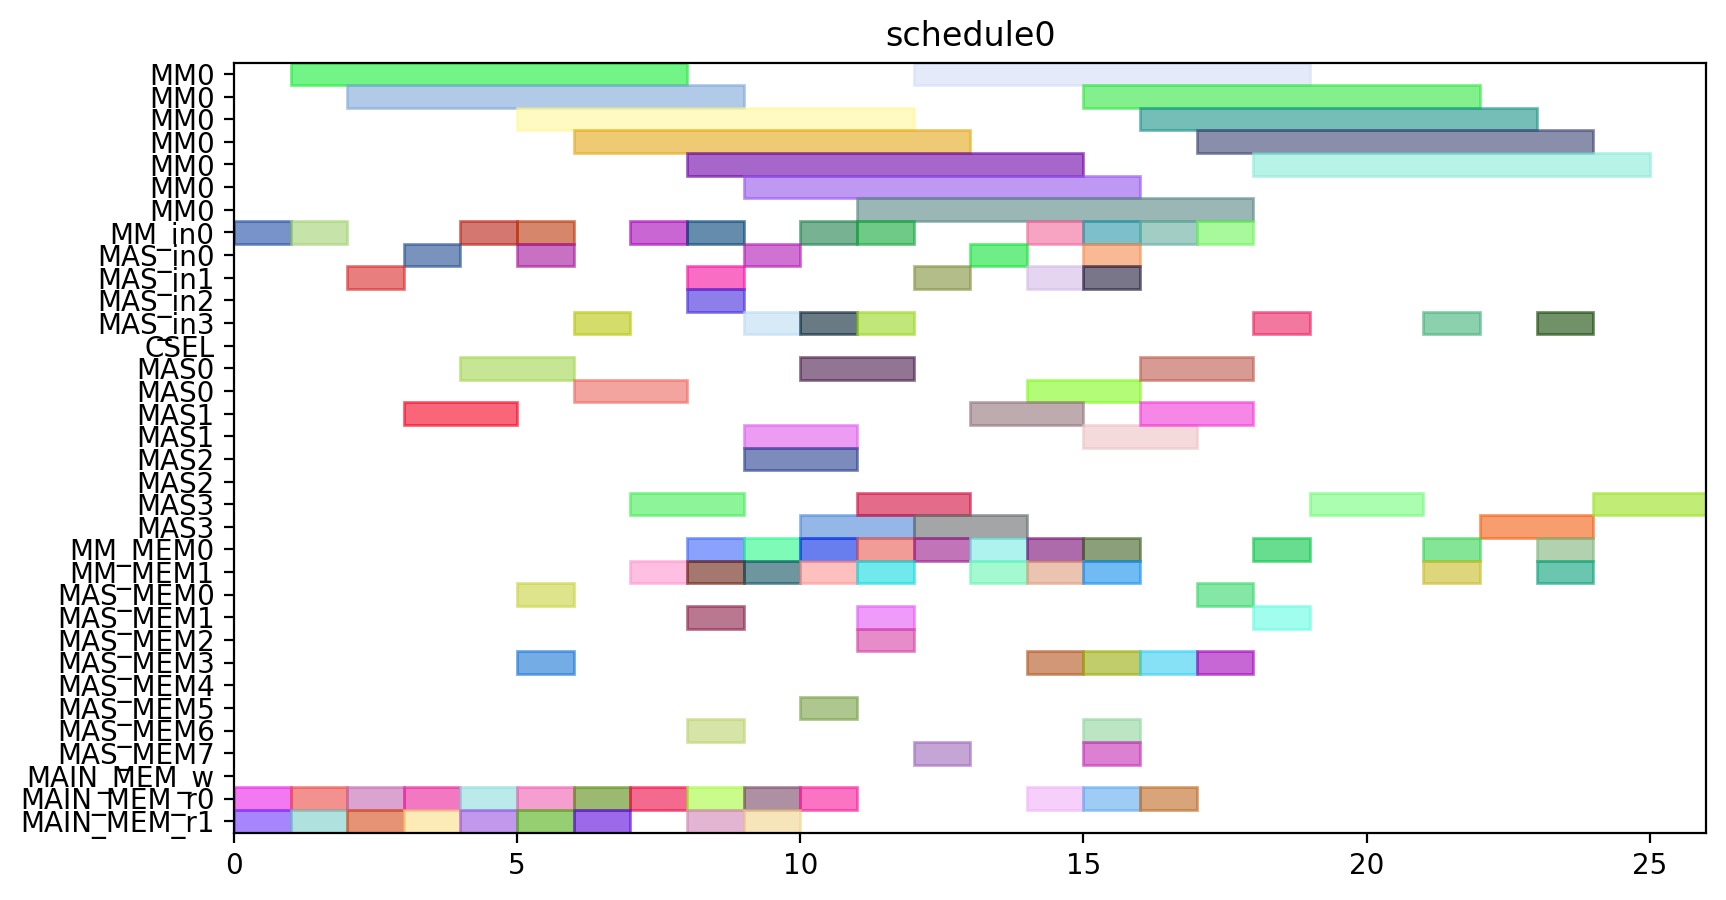

This figure's Python source:
from pyschedule import Scenario, solvers, plotters, alt


def solve():
	horizon = 120
	S = Scenario("schedule0", horizon=horizon)

	# resource
	MM = S.Resources('MM', num=1, size=7)
	MM_in = S.Resources('MM_in', num=1)
	MAS_in = S.Resources('MAS_in', num=4)
	CSEL = S.Resource('CSEL')
	MAS = S.Resources('MAS', num=4, size=2, periods=range(1, horizon))
	MM_MEM = S.Resources('MM_MEM', num=2)
	MAS_MEM = S.Resources('MAS_MEM', num=8)
	MAIN_MEM_w = S.Resource('MAIN_MEM_w', size=1)
	MAIN_MEM_r = S.Resources('MAIN_MEM_r', num=2)

	# result of previous scheduling

	# new tasks
	t0 = S.Task('t0', length=7, delay_cost=1)
	t0 += alt(MM)
	t0_in = S.Task('t0_in', length=1, delay_cost=1)
	t0_in += alt(MM_in)
	S += t0_in*MM_in[0]<=t0*MM[0]
	t0_mem0 = S.Task('t0_mem0', length=1, delay_cost=1)
	t0_mem0 += MAIN_MEM_r[0]
	S += t0_mem0 <= t0

	t0_mem1 = S.Task('t0_mem1', length=1, delay_cost=1)
	t0_mem1 += MAIN_MEM_r[1]
	S += t0_mem1 <= t0

	t1 = S.Task('t1', length=7, delay_cost=1)
	t1 += alt(MM)
	t1_in = S.Task('t1_in', length=1, delay_cost=1)
	t1_in += alt(MM_in)
	S += t1_in*MM_in[0]<=t1*MM[0]
	t1_mem0 = S.Task('t1_mem0', length=1, delay_cost=1)
	t1_mem0 += MAIN_MEM_r[0]
	S += t1_mem0 <= t1

	t1_mem1 = S.Task('t1_mem1', length=1, delay_cost=1)
	t1_mem1 += MAIN_MEM_r[1]
	S += t1_mem1 <= t1

	t2 = S.Task('t2', length=7, delay_cost=1)
	t2 += alt(MM)
	t2_in = S.Task('t2_in', length=1, delay_cost=1)
	t2_in += alt(MM_in)
	S += t2_in*MM_in[0]<=t2*MM[0]
	t2_mem0 = S.Task('t2_mem0', length=1, delay_cost=1)
	t2_mem0 += MAIN_MEM_r[0]
	S += t2_mem0 <= t2

	t2_mem1 = S.Task('t2_mem1', length=1, delay_cost=1)
	t2_mem1 += MAIN_MEM_r[1]
	S += t2_mem1 <= t2

	t3 = S.Task('t3', length=2, delay_cost=1)
	t3 += alt(MAS)
	t3_in = S.Task('t3_in', length=1, delay_cost=1)
	t3_in += alt(MAS_in)
	S += t3_in*MAS_in[0]<=t3*MAS[0]

	S += t3_in*MAS_in[1]<=t3*MAS[1]

	S += t3_in*MAS_in[2]<=t3*MAS[2]

	S += t3_in*MAS_in[3]<=t3*MAS[3]

	t3_mem0 = S.Task('t3_mem0', length=1, delay_cost=1)
	t3_mem0 += MAIN_MEM_r[0]
	S += t3_mem0 <= t3

	t3_mem1 = S.Task('t3_mem1', length=1, delay_cost=1)
	t3_mem1 += MAIN_MEM_r[1]
	S += t3_mem1 <= t3

	t4 = S.Task('t4', length=2, delay_cost=1)
	t4 += alt(MAS)
	t4_in = S.Task('t4_in', length=1, delay_cost=1)
	t4_in += alt(MAS_in)
	S += t4_in*MAS_in[0]<=t4*MAS[0]

	S += t4_in*MAS_in[1]<=t4*MAS[1]

	S += t4_in*MAS_in[2]<=t4*MAS[2]

	S += t4_in*MAS_in[3]<=t4*MAS[3]

	t4_mem0 = S.Task('t4_mem0', length=1, delay_cost=1)
	t4_mem0 += MAIN_MEM_r[0]
	S += t4_mem0 <= t4

	t4_mem1 = S.Task('t4_mem1', length=1, delay_cost=1)
	t4_mem1 += MAIN_MEM_r[1]
	S += t4_mem1 <= t4

	t8 = S.Task('t8', length=2, delay_cost=1)
	t8 += alt(MAS)
	t8_in = S.Task('t8_in', length=1, delay_cost=1)
	t8_in += alt(MAS_in)
	S += t8_in*MAS_in[0]<=t8*MAS[0]

	S += t8_in*MAS_in[1]<=t8*MAS[1]

	S += t8_in*MAS_in[2]<=t8*MAS[2]

	S += t8_in*MAS_in[3]<=t8*MAS[3]

	t8_mem0 = S.Task('t8_mem0', length=1, delay_cost=1)
	t8_mem0 += MAIN_MEM_r[0]
	S += t8_mem0 <= t8

	t8_mem1 = S.Task('t8_mem1', length=1, delay_cost=1)
	t8_mem1 += MAIN_MEM_r[1]
	S += t8_mem1 <= t8

	t9 = S.Task('t9', length=2, delay_cost=1)
	t9 += alt(MAS)
	t9_in = S.Task('t9_in', length=1, delay_cost=1)
	t9_in += alt(MAS_in)
	S += t9_in*MAS_in[0]<=t9*MAS[0]

	S += t9_in*MAS_in[1]<=t9*MAS[1]

	S += t9_in*MAS_in[2]<=t9*MAS[2]

	S += t9_in*MAS_in[3]<=t9*MAS[3]

	t9_mem0 = S.Task('t9_mem0', length=1, delay_cost=1)
	t9_mem0 += MAIN_MEM_r[0]
	S += t9_mem0 <= t9

	t9_mem1 = S.Task('t9_mem1', length=1, delay_cost=1)
	t9_mem1 += MAIN_MEM_r[1]
	S += t9_mem1 <= t9

	t13 = S.Task('t13', length=2, delay_cost=1)
	t13 += alt(MAS)
	t13_in = S.Task('t13_in', length=1, delay_cost=1)
	t13_in += alt(MAS_in)
	S += t13_in*MAS_in[0]<=t13*MAS[0]

	S += t13_in*MAS_in[1]<=t13*MAS[1]

	S += t13_in*MAS_in[2]<=t13*MAS[2]

	S += t13_in*MAS_in[3]<=t13*MAS[3]

	t13_mem0 = S.Task('t13_mem0', length=1, delay_cost=1)
	t13_mem0 += MAIN_MEM_r[0]
	S += t13_mem0 <= t13

	t13_mem1 = S.Task('t13_mem1', length=1, delay_cost=1)
	t13_mem1 += MAIN_MEM_r[1]
	S += t13_mem1 <= t13

	t14 = S.Task('t14', length=2, delay_cost=1)
	t14 += alt(MAS)
	t14_in = S.Task('t14_in', length=1, delay_cost=1)
	t14_in += alt(MAS_in)
	S += t14_in*MAS_in[0]<=t14*MAS[0]

	S += t14_in*MAS_in[1]<=t14*MAS[1]

	S += t14_in*MAS_in[2]<=t14*MAS[2]

	S += t14_in*MAS_in[3]<=t14*MAS[3]

	t14_mem0 = S.Task('t14_mem0', length=1, delay_cost=1)
	t14_mem0 += MAIN_MEM_r[0]
	S += t14_mem0 <= t14

	t14_mem1 = S.Task('t14_mem1', length=1, delay_cost=1)
	t14_mem1 += MAIN_MEM_r[1]
	S += t14_mem1 <= t14

	t5 = S.Task('t5', length=7, delay_cost=1)
	t5 += alt(MM)
	t5_in = S.Task('t5_in', length=1, delay_cost=1)
	t5_in += alt(MM_in)
	S += t5_in*MM_in[0]<=t5*MM[0]
	t5_mem0 = S.Task('t5_mem0', length=1, delay_cost=1)
	t5_mem0 += alt(MAS_MEM)
	S += (t3*MAS[0])-1 < t5_mem0*MAS_MEM[0]
	S += (t3*MAS[1])-1 < t5_mem0*MAS_MEM[2]
	S += (t3*MAS[2])-1 < t5_mem0*MAS_MEM[4]
	S += (t3*MAS[3])-1 < t5_mem0*MAS_MEM[6]
	S += t5_mem0 <= t5

	t5_mem1 = S.Task('t5_mem1', length=1, delay_cost=1)
	t5_mem1 += alt(MAS_MEM)
	S += (t4*MAS[0])-1 < t5_mem1*MAS_MEM[1]
	S += (t4*MAS[1])-1 < t5_mem1*MAS_MEM[3]
	S += (t4*MAS[2])-1 < t5_mem1*MAS_MEM[5]
	S += (t4*MAS[3])-1 < t5_mem1*MAS_MEM[7]
	S += t5_mem1 <= t5

	t6 = S.Task('t6', length=2, delay_cost=1)
	t6 += alt(MAS)
	t6_in = S.Task('t6_in', length=1, delay_cost=1)
	t6_in += alt(MAS_in)
	S += t6_in*MAS_in[0]<=t6*MAS[0]

	S += t6_in*MAS_in[1]<=t6*MAS[1]

	S += t6_in*MAS_in[2]<=t6*MAS[2]

	S += t6_in*MAS_in[3]<=t6*MAS[3]

	t6_mem0 = S.Task('t6_mem0', length=1, delay_cost=1)
	t6_mem0 += alt(MM_MEM)
	S += (t0*MM[0])-1 < t6_mem0*MM_MEM[0]
	S += t6_mem0 <= t6

	t6_mem1 = S.Task('t6_mem1', length=1, delay_cost=1)
	t6_mem1 += alt(MM_MEM)
	S += (t1*MM[0])-1 < t6_mem1*MM_MEM[1]
	S += t6_mem1 <= t6

	t10 = S.Task('t10', length=7, delay_cost=1)
	t10 += alt(MM)
	t10_in = S.Task('t10_in', length=1, delay_cost=1)
	t10_in += alt(MM_in)
	S += t10_in*MM_in[0]<=t10*MM[0]
	t10_mem0 = S.Task('t10_mem0', length=1, delay_cost=1)
	t10_mem0 += alt(MAS_MEM)
	S += (t8*MAS[0])-1 < t10_mem0*MAS_MEM[0]
	S += (t8*MAS[1])-1 < t10_mem0*MAS_MEM[2]
	S += (t8*MAS[2])-1 < t10_mem0*MAS_MEM[4]
	S += (t8*MAS[3])-1 < t10_mem0*MAS_MEM[6]
	S += t10_mem0 <= t10

	t10_mem1 = S.Task('t10_mem1', length=1, delay_cost=1)
	t10_mem1 += alt(MAS_MEM)
	S += (t9*MAS[0])-1 < t10_mem1*MAS_MEM[1]
	S += (t9*MAS[1])-1 < t10_mem1*MAS_MEM[3]
	S += (t9*MAS[2])-1 < t10_mem1*MAS_MEM[5]
	S += (t9*MAS[3])-1 < t10_mem1*MAS_MEM[7]
	S += t10_mem1 <= t10

	t11 = S.Task('t11', length=2, delay_cost=1)
	t11 += alt(MAS)
	t11_in = S.Task('t11_in', length=1, delay_cost=1)
	t11_in += alt(MAS_in)
	S += t11_in*MAS_in[0]<=t11*MAS[0]

	S += t11_in*MAS_in[1]<=t11*MAS[1]

	S += t11_in*MAS_in[2]<=t11*MAS[2]

	S += t11_in*MAS_in[3]<=t11*MAS[3]

	t11_mem0 = S.Task('t11_mem0', length=1, delay_cost=1)
	t11_mem0 += alt(MM_MEM)
	S += (t0*MM[0])-1 < t11_mem0*MM_MEM[0]
	S += t11_mem0 <= t11

	t11_mem1 = S.Task('t11_mem1', length=1, delay_cost=1)
	t11_mem1 += alt(MM_MEM)
	S += (t2*MM[0])-1 < t11_mem1*MM_MEM[1]
	S += t11_mem1 <= t11

	t15 = S.Task('t15', length=7, delay_cost=1)
	t15 += alt(MM)
	t15_in = S.Task('t15_in', length=1, delay_cost=1)
	t15_in += alt(MM_in)
	S += t15_in*MM_in[0]<=t15*MM[0]
	t15_mem0 = S.Task('t15_mem0', length=1, delay_cost=1)
	t15_mem0 += alt(MAS_MEM)
	S += (t13*MAS[0])-1 < t15_mem0*MAS_MEM[0]
	S += (t13*MAS[1])-1 < t15_mem0*MAS_MEM[2]
	S += (t13*MAS[2])-1 < t15_mem0*MAS_MEM[4]
	S += (t13*MAS[3])-1 < t15_mem0*MAS_MEM[6]
	S += t15_mem0 <= t15

	t15_mem1 = S.Task('t15_mem1', length=1, delay_cost=1)
	t15_mem1 += alt(MAS_MEM)
	S += (t14*MAS[0])-1 < t15_mem1*MAS_MEM[1]
	S += (t14*MAS[1])-1 < t15_mem1*MAS_MEM[3]
	S += (t14*MAS[2])-1 < t15_mem1*MAS_MEM[5]
	S += (t14*MAS[3])-1 < t15_mem1*MAS_MEM[7]
	S += t15_mem1 <= t15

	t16 = S.Task('t16', length=2, delay_cost=1)
	t16 += alt(MAS)
	t16_in = S.Task('t16_in', length=1, delay_cost=1)
	t16_in += alt(MAS_in)
	S += t16_in*MAS_in[0]<=t16*MAS[0]

	S += t16_in*MAS_in[1]<=t16*MAS[1]

	S += t16_in*MAS_in[2]<=t16*MAS[2]

	S += t16_in*MAS_in[3]<=t16*MAS[3]

	t16_mem0 = S.Task('t16_mem0', length=1, delay_cost=1)
	t16_mem0 += alt(MM_MEM)
	S += (t1*MM[0])-1 < t16_mem0*MM_MEM[0]
	S += t16_mem0 <= t16

	t16_mem1 = S.Task('t16_mem1', length=1, delay_cost=1)
	t16_mem1 += alt(MM_MEM)
	S += (t2*MM[0])-1 < t16_mem1*MM_MEM[1]
	S += t16_mem1 <= t16

	t19 = S.Task('t19', length=7, delay_cost=1)
	t19 += alt(MM)
	t19_in = S.Task('t19_in', length=1, delay_cost=1)
	t19_in += alt(MM_in)
	S += t19_in*MM_in[0]<=t19*MM[0]
	t19_mem0 = S.Task('t19_mem0', length=1, delay_cost=1)
	t19_mem0 += MAIN_MEM_r[0]
	S += t19_mem0 <= t19

	t19_mem1 = S.Task('t19_mem1', length=1, delay_cost=1)
	t19_mem1 += alt(MM_MEM)
	S += (t2*MM[0])-1 < t19_mem1*MM_MEM[1]
	S += t19_mem1 <= t19

	t24 = S.Task('t24', length=2, delay_cost=1)
	t24 += alt(MAS)
	t24_in = S.Task('t24_in', length=1, delay_cost=1)
	t24_in += alt(MAS_in)
	S += t24_in*MAS_in[0]<=t24*MAS[0]

	S += t24_in*MAS_in[1]<=t24*MAS[1]

	S += t24_in*MAS_in[2]<=t24*MAS[2]

	S += t24_in*MAS_in[3]<=t24*MAS[3]

	t24_mem0 = S.Task('t24_mem0', length=1, delay_cost=1)
	t24_mem0 += alt(MM_MEM)
	S += (t0*MM[0])-1 < t24_mem0*MM_MEM[0]
	S += t24_mem0 <= t24

	t24_mem1 = S.Task('t24_mem1', length=1, delay_cost=1)
	t24_mem1 += alt(MM_MEM)
	S += (t0*MM[0])-1 < t24_mem1*MM_MEM[1]
	S += t24_mem1 <= t24

	t26 = S.Task('t26', length=7, delay_cost=1)
	t26 += alt(MM)
	t26_in = S.Task('t26_in', length=1, delay_cost=1)
	t26_in += alt(MM_in)
	S += t26_in*MM_in[0]<=t26*MM[0]
	t26_mem0 = S.Task('t26_mem0', length=1, delay_cost=1)
	t26_mem0 += MAIN_MEM_r[0]
	S += t26_mem0 <= t26

	t26_mem1 = S.Task('t26_mem1', length=1, delay_cost=1)
	t26_mem1 += alt(MM_MEM)
	S += (t2*MM[0])-1 < t26_mem1*MM_MEM[1]
	S += t26_mem1 <= t26

	t7 = S.Task('t7', length=2, delay_cost=1)
	t7 += alt(MAS)
	t7_in = S.Task('t7_in', length=1, delay_cost=1)
	t7_in += alt(MAS_in)
	S += t7_in*MAS_in[0]<=t7*MAS[0]

	S += t7_in*MAS_in[1]<=t7*MAS[1]

	S += t7_in*MAS_in[2]<=t7*MAS[2]

	S += t7_in*MAS_in[3]<=t7*MAS[3]

	t7_mem0 = S.Task('t7_mem0', length=1, delay_cost=1)
	t7_mem0 += alt(MM_MEM)
	S += (t5*MM[0])-1 < t7_mem0*MM_MEM[0]
	S += t7_mem0 <= t7

	t7_mem1 = S.Task('t7_mem1', length=1, delay_cost=1)
	t7_mem1 += alt(MAS_MEM)
	S += (t6*MAS[0])-1 < t7_mem1*MAS_MEM[1]
	S += (t6*MAS[1])-1 < t7_mem1*MAS_MEM[3]
	S += (t6*MAS[2])-1 < t7_mem1*MAS_MEM[5]
	S += (t6*MAS[3])-1 < t7_mem1*MAS_MEM[7]
	S += t7_mem1 <= t7

	t12 = S.Task('t12', length=2, delay_cost=1)
	t12 += alt(MAS)
	t12_in = S.Task('t12_in', length=1, delay_cost=1)
	t12_in += alt(MAS_in)
	S += t12_in*MAS_in[0]<=t12*MAS[0]

	S += t12_in*MAS_in[1]<=t12*MAS[1]

	S += t12_in*MAS_in[2]<=t12*MAS[2]

	S += t12_in*MAS_in[3]<=t12*MAS[3]

	t12_mem0 = S.Task('t12_mem0', length=1, delay_cost=1)
	t12_mem0 += alt(MM_MEM)
	S += (t10*MM[0])-1 < t12_mem0*MM_MEM[0]
	S += t12_mem0 <= t12

	t12_mem1 = S.Task('t12_mem1', length=1, delay_cost=1)
	t12_mem1 += alt(MAS_MEM)
	S += (t11*MAS[0])-1 < t12_mem1*MAS_MEM[1]
	S += (t11*MAS[1])-1 < t12_mem1*MAS_MEM[3]
	S += (t11*MAS[2])-1 < t12_mem1*MAS_MEM[5]
	S += (t11*MAS[3])-1 < t12_mem1*MAS_MEM[7]
	S += t12_mem1 <= t12

	t17 = S.Task('t17', length=2, delay_cost=1)
	t17 += alt(MAS)
	t17_in = S.Task('t17_in', length=1, delay_cost=1)
	t17_in += alt(MAS_in)
	S += t17_in*MAS_in[0]<=t17*MAS[0]

	S += t17_in*MAS_in[1]<=t17*MAS[1]

	S += t17_in*MAS_in[2]<=t17*MAS[2]

	S += t17_in*MAS_in[3]<=t17*MAS[3]

	t17_mem0 = S.Task('t17_mem0', length=1, delay_cost=1)
	t17_mem0 += alt(MM_MEM)
	S += (t15*MM[0])-1 < t17_mem0*MM_MEM[0]
	S += t17_mem0 <= t17

	t17_mem1 = S.Task('t17_mem1', length=1, delay_cost=1)
	t17_mem1 += alt(MAS_MEM)
	S += (t16*MAS[0])-1 < t17_mem1*MAS_MEM[1]
	S += (t16*MAS[1])-1 < t17_mem1*MAS_MEM[3]
	S += (t16*MAS[2])-1 < t17_mem1*MAS_MEM[5]
	S += (t16*MAS[3])-1 < t17_mem1*MAS_MEM[7]
	S += t17_mem1 <= t17

	t25 = S.Task('t25', length=2, delay_cost=1)
	t25 += alt(MAS)
	t25_in = S.Task('t25_in', length=1, delay_cost=1)
	t25_in += alt(MAS_in)
	S += t25_in*MAS_in[0]<=t25*MAS[0]

	S += t25_in*MAS_in[1]<=t25*MAS[1]

	S += t25_in*MAS_in[2]<=t25*MAS[2]

	S += t25_in*MAS_in[3]<=t25*MAS[3]

	t25_mem0 = S.Task('t25_mem0', length=1, delay_cost=1)
	t25_mem0 += alt(MM_MEM)
	S += (t0*MM[0])-1 < t25_mem0*MM_MEM[0]
	S += t25_mem0 <= t25

	t25_mem1 = S.Task('t25_mem1', length=1, delay_cost=1)
	t25_mem1 += alt(MAS_MEM)
	S += (t24*MAS[0])-1 < t25_mem1*MAS_MEM[1]
	S += (t24*MAS[1])-1 < t25_mem1*MAS_MEM[3]
	S += (t24*MAS[2])-1 < t25_mem1*MAS_MEM[5]
	S += (t24*MAS[3])-1 < t25_mem1*MAS_MEM[7]
	S += t25_mem1 <= t25

	t29 = S.Task('t29', length=2, delay_cost=1)
	t29 += alt(MAS)
	t29_in = S.Task('t29_in', length=1, delay_cost=1)
	t29_in += alt(MAS_in)
	S += t29_in*MAS_in[0]<=t29*MAS[0]

	S += t29_in*MAS_in[1]<=t29*MAS[1]

	S += t29_in*MAS_in[2]<=t29*MAS[2]

	S += t29_in*MAS_in[3]<=t29*MAS[3]

	t29_mem0 = S.Task('t29_mem0', length=1, delay_cost=1)
	t29_mem0 += alt(MM_MEM)
	S += (t0*MM[0])-1 < t29_mem0*MM_MEM[0]
	S += t29_mem0 <= t29

	t29_mem1 = S.Task('t29_mem1', length=1, delay_cost=1)
	t29_mem1 += alt(MM_MEM)
	S += (t26*MM[0])-1 < t29_mem1*MM_MEM[1]
	S += t29_mem1 <= t29

	t18 = S.Task('t18', length=7, delay_cost=1)
	t18 += alt(MM)
	t18_in = S.Task('t18_in', length=1, delay_cost=1)
	t18_in += alt(MM_in)
	S += t18_in*MM_in[0]<=t18*MM[0]
	t18_mem0 = S.Task('t18_mem0', length=1, delay_cost=1)
	t18_mem0 += MAIN_MEM_r[0]
	S += t18_mem0 <= t18

	t18_mem1 = S.Task('t18_mem1', length=1, delay_cost=1)
	t18_mem1 += alt(MAS_MEM)
	S += (t12*MAS[0])-1 < t18_mem1*MAS_MEM[1]
	S += (t12*MAS[1])-1 < t18_mem1*MAS_MEM[3]
	S += (t12*MAS[2])-1 < t18_mem1*MAS_MEM[5]
	S += (t12*MAS[3])-1 < t18_mem1*MAS_MEM[7]
	S += t18_mem1 <= t18

	t27 = S.Task('t27', length=7, delay_cost=1)
	t27 += alt(MM)
	t27_in = S.Task('t27_in', length=1, delay_cost=1)
	t27_in += alt(MM_in)
	S += t27_in*MM_in[0]<=t27*MM[0]
	t27_mem0 = S.Task('t27_mem0', length=1, delay_cost=1)
	t27_mem0 += MAIN_MEM_r[0]
	S += t27_mem0 <= t27

	t27_mem1 = S.Task('t27_mem1', length=1, delay_cost=1)
	t27_mem1 += alt(MAS_MEM)
	S += (t12*MAS[0])-1 < t27_mem1*MAS_MEM[1]
	S += (t12*MAS[1])-1 < t27_mem1*MAS_MEM[3]
	S += (t12*MAS[2])-1 < t27_mem1*MAS_MEM[5]
	S += (t12*MAS[3])-1 < t27_mem1*MAS_MEM[7]
	S += t27_mem1 <= t27

	t28 = S.Task('t28', length=2, delay_cost=1)
	t28 += alt(MAS)
	t28_in = S.Task('t28_in', length=1, delay_cost=1)
	t28_in += alt(MAS_in)
	S += t28_in*MAS_in[0]<=t28*MAS[0]

	S += t28_in*MAS_in[1]<=t28*MAS[1]

	S += t28_in*MAS_in[2]<=t28*MAS[2]

	S += t28_in*MAS_in[3]<=t28*MAS[3]

	t28_mem0 = S.Task('t28_mem0', length=1, delay_cost=1)
	t28_mem0 += alt(MAS_MEM)
	S += (t25*MAS[0])-1 < t28_mem0*MAS_MEM[0]
	S += (t25*MAS[1])-1 < t28_mem0*MAS_MEM[2]
	S += (t25*MAS[2])-1 < t28_mem0*MAS_MEM[4]
	S += (t25*MAS[3])-1 < t28_mem0*MAS_MEM[6]
	S += t28_mem0 <= t28

	t28_mem1 = S.Task('t28_mem1', length=1, delay_cost=1)
	t28_mem1 += alt(MM_MEM)
	S += (t26*MM[0])-1 < t28_mem1*MM_MEM[1]
	S += t28_mem1 <= t28

	t30 = S.Task('t30', length=7, delay_cost=1)
	t30 += alt(MM)
	t30_in = S.Task('t30_in', length=1, delay_cost=1)
	t30_in += alt(MM_in)
	S += t30_in*MM_in[0]<=t30*MM[0]
	t30_mem0 = S.Task('t30_mem0', length=1, delay_cost=1)
	t30_mem0 += MAIN_MEM_r[0]
	S += t30_mem0 <= t30

	t30_mem1 = S.Task('t30_mem1', length=1, delay_cost=1)
	t30_mem1 += alt(MAS_MEM)
	S += (t29*MAS[0])-1 < t30_mem1*MAS_MEM[1]
	S += (t29*MAS[1])-1 < t30_mem1*MAS_MEM[3]
	S += (t29*MAS[2])-1 < t30_mem1*MAS_MEM[5]
	S += (t29*MAS[3])-1 < t30_mem1*MAS_MEM[7]
	S += t30_mem1 <= t30

	t20 = S.Task('t20', length=2, delay_cost=1)
	t20 += alt(MAS)
	t20_in = S.Task('t20_in', length=1, delay_cost=1)
	t20_in += alt(MAS_in)
	S += t20_in*MAS_in[0]<=t20*MAS[0]

	S += t20_in*MAS_in[1]<=t20*MAS[1]

	S += t20_in*MAS_in[2]<=t20*MAS[2]

	S += t20_in*MAS_in[3]<=t20*MAS[3]

	t20_mem0 = S.Task('t20_mem0', length=1, delay_cost=1)
	t20_mem0 += alt(MM_MEM)
	S += (t19*MM[0])-1 < t20_mem0*MM_MEM[0]
	S += t20_mem0 <= t20

	t20_mem1 = S.Task('t20_mem1', length=1, delay_cost=1)
	t20_mem1 += alt(MM_MEM)
	S += (t18*MM[0])-1 < t20_mem1*MM_MEM[1]
	S += t20_mem1 <= t20

	t31 = S.Task('t31', length=2, delay_cost=1)
	t31 += alt(MAS)
	t31_in = S.Task('t31_in', length=1, delay_cost=1)
	t31_in += alt(MAS_in)
	S += t31_in*MAS_in[0]<=t31*MAS[0]

	S += t31_in*MAS_in[1]<=t31*MAS[1]

	S += t31_in*MAS_in[2]<=t31*MAS[2]

	S += t31_in*MAS_in[3]<=t31*MAS[3]

	t31_mem0 = S.Task('t31_mem0', length=1, delay_cost=1)
	t31_mem0 += alt(MM_MEM)
	S += (t27*MM[0])-1 < t31_mem0*MM_MEM[0]
	S += t31_mem0 <= t31

	t31_mem1 = S.Task('t31_mem1', length=1, delay_cost=1)
	t31_mem1 += alt(MM_MEM)
	S += (t30*MM[0])-1 < t31_mem1*MM_MEM[1]
	S += t31_mem1 <= t31

	t35 = S.Task('t35', length=7, delay_cost=1)
	t35 += alt(MM)
	t35_in = S.Task('t35_in', length=1, delay_cost=1)
	t35_in += alt(MM_in)
	S += t35_in*MM_in[0]<=t35*MM[0]
	t35_mem0 = S.Task('t35_mem0', length=1, delay_cost=1)
	t35_mem0 += alt(MAS_MEM)
	S += (t7*MAS[0])-1 < t35_mem0*MAS_MEM[0]
	S += (t7*MAS[1])-1 < t35_mem0*MAS_MEM[2]
	S += (t7*MAS[2])-1 < t35_mem0*MAS_MEM[4]
	S += (t7*MAS[3])-1 < t35_mem0*MAS_MEM[6]
	S += t35_mem0 <= t35

	t35_mem1 = S.Task('t35_mem1', length=1, delay_cost=1)
	t35_mem1 += alt(MAS_MEM)
	S += (t28*MAS[0])-1 < t35_mem1*MAS_MEM[1]
	S += (t28*MAS[1])-1 < t35_mem1*MAS_MEM[3]
	S += (t28*MAS[2])-1 < t35_mem1*MAS_MEM[5]
	S += (t28*MAS[3])-1 < t35_mem1*MAS_MEM[7]
	S += t35_mem1 <= t35

	solvers.mip.solve(S,msg=1,kind='CPLEX',ratio_gap=1.01)

	solution = [['hoge']*len(S.solution()[1]) for i in range(len(S.solution()))]
	for i in range(len(S.solution())):
		for j in range(len(S.solution()[i])):
			solution[i][j]=str(S.solution()[i][j])
	print(solution)

	cycles = int(solution[-1][3])

	pic_file_name = "/mnt/rose/usr1/fukuda/ABE/multiRAM_multiMAS_16mux/scheduling_result/stage7MM1_stage2MAS4/EP_ADD_A_ANY/schedule0.png"
	if(S.solution() != []):
		plotters.matplotlib.plot(S,img_filename=pic_file_name, show_task_labels=False, fig_size=(cycles*0.25+3, 5))

	return solution
